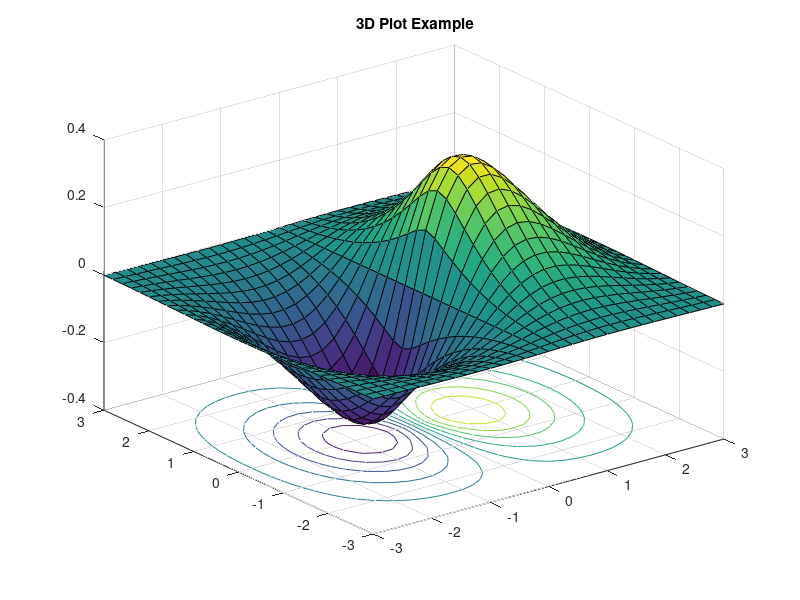

Recreate this plot in MATLAB.
%3D Plot Example
x= -3:0.2:3;
y=x;
[x,y] =meshgrid(x,y);
z= 1.8 .^(-1.5*sqrt (x.^2+y.^2)).*cos (0.5*y).*sin (x)
surfc(x, y, z);
title (' 3D Plot Example')